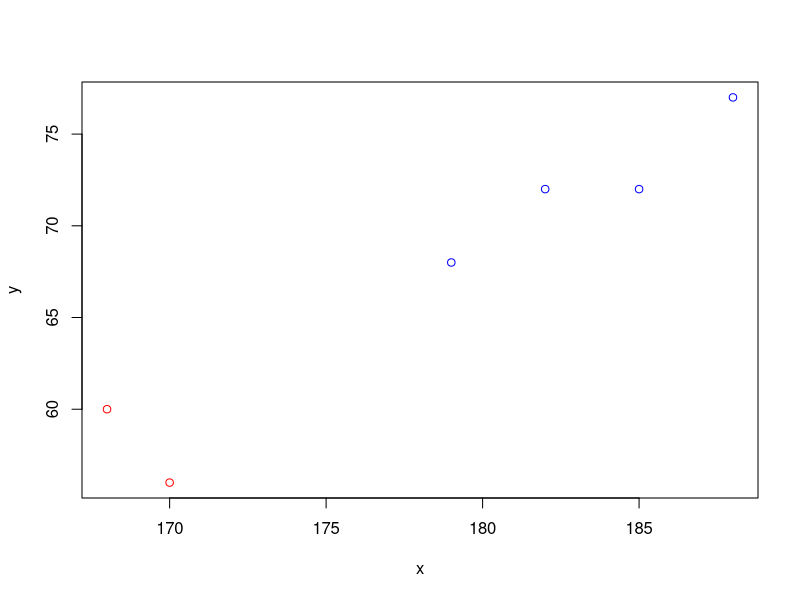

This chart was generated by the following R code:
library(cluster) #install this package incase it doesnot work
library(ggplot2)
#library(plyr)

#library(lattice)
#library(graphics)
x<-c(185,170,168,179,182,188)
y<-c(72,56,60,68,72,77)
clsample<-data.frame(x,y)
clsample
dim(clsample)
clsample1<-data.matrix(clsample)
clsample1
cldata<-clsample1[,1:2]
cldata
#Elbow Curve
wss<-vector(mode="numeric",length=6)
wss
#wss<-(nrow(clsample1)-1)*sum(apply(clsample1,2,var))
#wss
#for(i in 1:6) {
# wss[i]=sum(kmeans(cldata,centers=i,nstart=25)$withinss)
#}

km=kmeans(cldata,2,nstart=10)
km
km$cluster
km$centers
km$withinss
km$betweenss
km$totss

#Visualizing clusters

plot(cldata[km$cluster==1,],col="red",xlim=c(min(cldata[,1]),
max(cldata[,1])),ylim=c(min(cldata[,2]),max(cldata[,2])))
points(cldata[km$cluster == 2,],col="blue")
